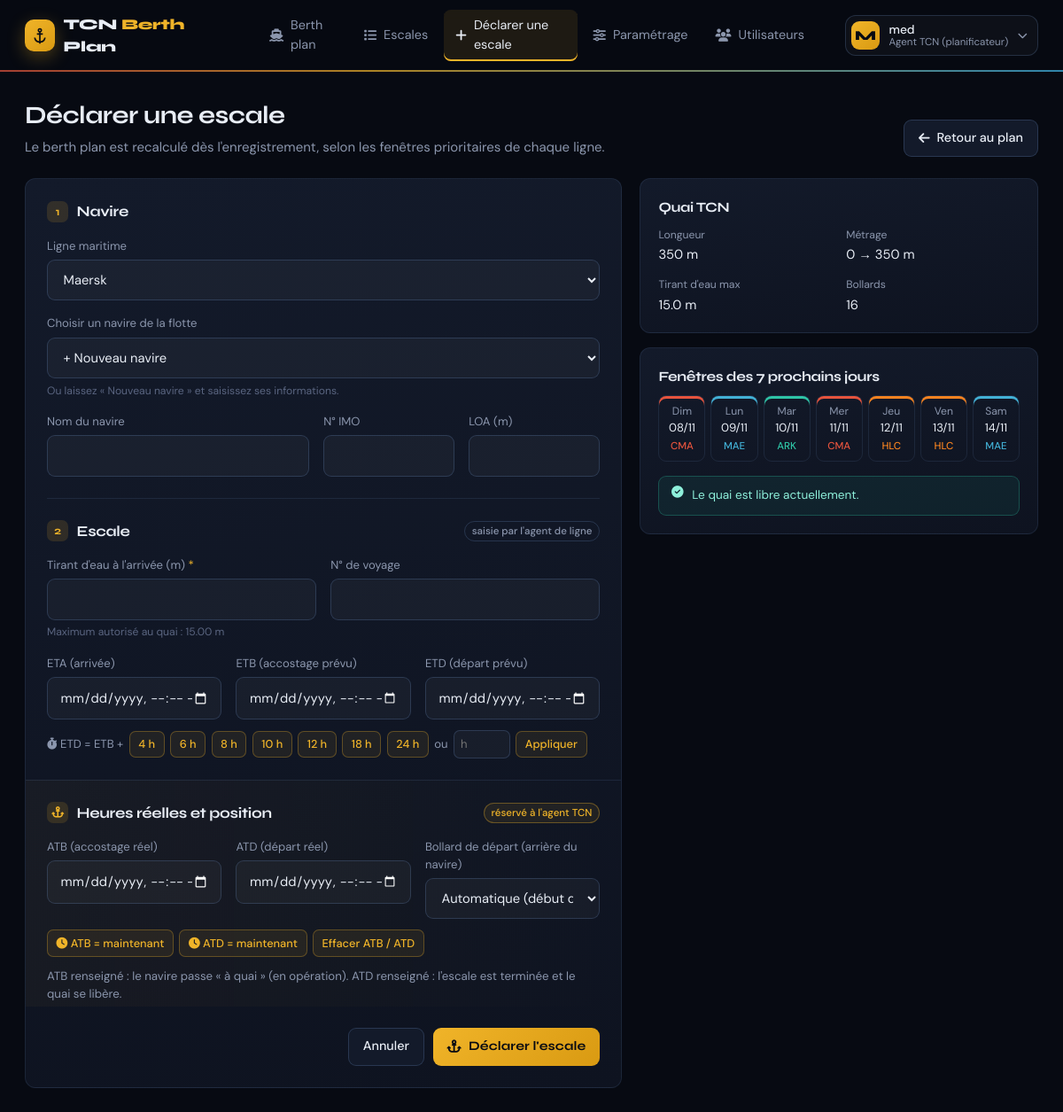
Page /escales/nouvelle/ (signed in) on the committed database.
### app/models.py (models this page shows, shortened)
class QuayConfig(models.Model):
    name = models.CharField("Nom du quai", max_length=60, default="Quai TCN")
    length_m = models.DecimalField(
        "Longueur du quai (m)", max_digits=7, decimal_places=2, default=Decimal("350"),
        validators=[MinValueValidator(Decimal("50"))],
    )
    start_m = models.DecimalField(
        "Métrage de départ (m)", max_digits=7, decimal_places=2, default=Decimal("0"),
        help_text="Métrage affiché au début du quai (ex. 0, ou 400 si le quai commence au PK 400).",
    )
    max_draft_m = models.DecimalField(
        "Tirant d'eau maximum (m)", max_digits=4, decimal_places=2, default=Decimal("12.00"),
    )
    bollard_spacing_m = models.DecimalField(
        "Espacement des bollards (m)", max_digits=5, decimal_places=2, default=Decimal("25"),
        help_text="Sert à générer automatiquement les bollards (action « Régénérer les bollards »).",
    )
    bollard_prefix = models.CharField("Préfixe des bollards", max_length=5, default="B")
    class Meta:
        verbose_name = "Configuration du quai"
        verbose_name_plural = "Configuration du quai"

class PriorityDay(models.Model):
    weekday = models.PositiveSmallIntegerField("Jour", choices=WEEKDAYS, unique=True)
    line = models.CharField("Ligne prioritaire", max_length=3, choices=ShippingLine.choices,
                            blank=True, default="", help_text="Vide : jour libre (premier arrivé, premier servi).")
    class Meta:
        ordering = ["weekday"]
        verbose_name = "Fenêtre prioritaire"
        verbose_name_plural = "Fenêtres prioritaires"

### app/views.py (the view)
# urls.py: path("escales/nouvelle/", views.call_create, name="call_create"),
@login_required
def call_create(request):
    if not user_role(request.user):
        messages.error(request, "Votre compte n'a pas de rôle (TCN ou ligne maritime). Contactez TCN.")
        return redirect("home")
    form = VesselCallForm(request.POST or None, user=request.user)
    if request.method == "POST" and form.is_valid():
        call = form.save()
        recompute_plan()
        call.refresh_from_db()
        _feedback(request, call)
        return redirect(f"{reverse('home')}?focus={call.pk}")
    return render(request, "call_form.html", _form_context(form, "Déclarer une escale"))

### app/models.py (called while the page is built)
def get_day_owners():
    from django.core.cache import cache
    owners = cache.get(DAY_OWNERS_CACHE_KEY)
    if owners is None:
        rows = {p.weekday: (p.line or None) for p in PriorityDay.objects.all()}
        if len(rows) < 7:          # première utilisation : valeurs par défaut
            for day, _ in WEEKDAYS:
                if day not in rows:
                    PriorityDay.objects.get_or_create(weekday=day, defaults={"line": DEFAULT_DAY_OWNER.get(day, "")})
                    rows[day] = DEFAULT_DAY_OWNER.get(day)
        owners = rows
        cache.set(DAY_OWNERS_CACHE_KEY, owners, 300)
    return owners

def line_days(owners=None):
    owners = owners or get_day_owners()
    return {code: [d for d, _ in WEEKDAYS if owners.get(d) == code] for code in ShippingLine.values}

def get_quay():
    quay = QuayConfig.objects.prefetch_related("bollards").first()
    if quay is None:
        quay = QuayConfig.objects.create(
            pk=1, length_m=Decimal(str(getattr(settings, "BERTH_QUAY_LENGTH", 350)))
        )
        quay.generate_bollards()
        quay = QuayConfig.objects.prefetch_related("bollards").get(pk=1)
    return quay

def user_role(user):
    if not user or not user.is_authenticated:
        return None
    profile = getattr(user, "agent_profile", None)
    if profile is not None:
        role = profile.role or profile.line
        if role:
            return role
    if user.is_superuser or user.is_staff:
        return Role.TCN
    return None

def is_tcn(user):
    return user_role(user) == Role.TCN

def user_line(user):
    role = user_role(user)
    return role if role in ShippingLine.values else None

    def __str__(self):
        return f"{self.name} ({self.position_m} m)"

    def __str__(self):
        return f"{self.name} (IMO {self.imo})"

### app/scheduler.py (called while the page is built)
def get_working_call():
    return (
        VesselCall.objects.filter(status=VesselCall.Status.WORKING)
        .select_related("vessel")
        .first()
    )

### app/views.py (called while the page is built)
def render(request, template, context=None):
    context = dict(context or {})
    role = user_role(request.user)
    context.setdefault("is_tcn", role == Role.TCN)
    context.setdefault("user_role", role)
    context.setdefault("user_role_label", Role(role).label if role else "")
    context.setdefault("role_color", LINE_COLORS.get(role, "#f0b429"))
    return django_render(request, template, context)

### app/templates/call_form.html (shortened to what this page needs)
{% load static %}
<!DOCTYPE html>
<html lang="fr">
<head>
    <link rel="stylesheet" href="https://cdnjs.cloudflare.com/ajax/libs/font-awesome/6.4.0/css/all.min.css">
</head>
<body>
    <header class="topbar">
        <a class="brand" href="{% url 'home' %}">
            <span class="brand-icon">
                <svg viewBox="0 0 24 24" aria-hidden="true"><path d="M12 2a3 3 0 0 0-3 3c0 1.3.84 2.4 2 2.82V9H8v2h3v8.9A6 6 0 0 1 6.1 15H4.05A8 8 0 0 0 11 21.9V23h2v-1.1A8 8 0 0 0 19.95 15H17.9A6 6 0 0 1 13 19.9V11h3V9h-3V7.82A3 3 0 0 0 15 5a3 3 0 0 0-3-3zm0 2a1 1 0 1 1 0 2 1 1 0 0 1 0-2z"/></svg>
            </span>
            <span class="brand-name">TCN <span>Berth</span> Plan</span>
        </a>
        {% if user.is_authenticated %}
        <nav class="nav">
            {% url 'home' as home_url %}{% url 'call_create' as create_url %}{% url 'calls_list' as calls_url %}{% url 'quay_settings' as settings_url %}
            <a href="{{ home_url }}" class="{% if request.path == home_url %}active{% endif %}"><i class="fas fa-ship"></i><span>Berth plan</span></a>
            <a href="{{ calls_url }}" class="{% if request.path == calls_url %}active{% endif %}"><i class="fas fa-list"></i><span>Escales</span></a>
            <a href="{{ create_url }}" class="{% if request.path == create_url %}active{% endif %}"><i class="fas fa-plus"></i><span>Déclarer une escale</span></a>
            {% if is_tcn %}{% url 'users_list' as users_url %}
            <a href="{{ settings_url }}" class="{% if request.path == settings_url %}active{% endif %}"><i class="fas fa-sliders"></i><span>Paramétrage</span></a>
            <a href="{{ users_url }}" class="{% if users_url in request.path %}active{% endif %}"><i class="fas fa-users"></i><span>Utilisateurs</span></a>{% endif %}
        </nav>
        <div class="user-menu" id="userMenu">
            <button type="button" class="user-menu-btn" id="userMenuBtn" onclick="toggleUserMenu(event)"
                    aria-haspopup="true" aria-expanded="false" aria-controls="userDropdown">
                <div class="user-avatar">{{ user.username|first|upper }}</div>
                <div class="user-meta">
                    <div class="user-name">{{ user.get_full_name|default:user.username }}</div>
                    <div class="user-role">{{ user_role_label|default:"Aucun rôle" }}</div>
                </div>
                <i class="fas fa-chevron-down user-chevron"></i>
            </button>
        </div>
        {% endif %}
    </header>
    <main class="page">
        <div class="page-head">
    <div>
        <h1>{{ title }}</h1>
        <p>Le berth plan est recalculé dès l'enregistrement, selon les fenêtres prioritaires de chaque ligne.</p>
    </div>
    <a href="{% url 'home' %}" class="btn"><i class="fas fa-arrow-left"></i> Retour au plan</a>
</div>
<div class="form-layout">
    <form method="post" class="panel form-card" id="callForm" novalidate data-line="{{ my_line|default:'' }}" data-call="{{ call.pk|default:'' }}">
        <div class="form-section">
            <h2><span class="step">1</span> Navire</h2>
            {% if form.line %}
            <div class="field {% if form.line.errors %}has-error{% endif %}" style="margin-bottom:1rem">
                <label for="{{ form.line.id_for_label }}">{{ form.line.label }}</label>
                {{ form.line }}
            </div>
            {% endif %}
            <div class="field" style="margin-bottom:1rem">
                <label for="{{ form.vessel.id_for_label }}">Choisir un navire de la flotte</label>
                {{ form.vessel }}
                <div class="help">Ou laissez « Nouveau navire » et saisissez ses informations.</div>
            </div>
            <div class="grid-3">
                {% for field in form %}{% if field.name in "name imo loa" %}
                <div class="field {% if field.errors %}has-error{% endif %}">
                    <label for="{{ field.id_for_label }}">{{ field.label }}</label>
                    {{ field }}
                </div>
                {% endif %}{% endfor %}
            </div>
        </div>
        <div class="form-section">
            <h2><span class="step">2</span> Escale <span class="role-hint">saisie par l'agent de ligne</span></h2>
            <div class="grid-2">
                {% for field in form %}{% if field.name == "voyage" or field.name == "draft" %}
                <div class="field {% if field.errors %}has-error{% endif %}">
                    <label for="{{ field.id_for_label }}">{{ field.label }}{% if field.name == "draft" %} <span style="color:var(--accent)">*</span>{% endif %}</label>
                    {{ field }}
                    {% if field.help_text %}<div class="help">{{ field.help_text }}</div>{% endif %}
                </div>
                {% endif %}{% endfor %}
            </div>
            <div class="grid-3eq" style="margin-top:1rem">
                {% for field in form %}{% if field.name == "eta" or field.name == "etb" or field.name == "etd" %}
                <div class="field {% if field.errors %}has-error{% endif %}">
                    <label for="{{ field.id_for_label }}">{{ field.label }}</label>
                    {{ field }}
                </div>
                {% endif %}{% endfor %}
            </div>
            <div class="quick-etd" id="quickEtd">
                <span><i class="fas fa-stopwatch"></i> ETD = ETB +</span>
                <button type="button" data-h="4">4 h</button>
                <button type="button" data-h="6">6 h</button>
                <button type="button" data-h="8">8 h</button>
                <button type="button" data-h="10">10 h</button>
                <button type="button" data-h="12">12 h</button>
                <button type="button" data-h="18">18 h</button>
                <button type="button" data-h="24">24 h</button>
                <span>ou</span>
                <input type="number" id="customHours" min="2" max="120" step="1" placeholder="h" aria-label="Nombre d'heures">
                <button type="button" id="applyHours">Appliquer</button>
            </div>
        </div>
        {% if is_tcn %}
        <div class="form-section tcn-section">
            <h2><span class="step"><i class="fas fa-anchor"></i></span> Heures réelles et position <span class="role-hint tcn">réservé à l'agent TCN</span></h2>
            <div class="grid-3eq">
                {% for field in form %}{% if field.name == "atb" or field.name == "atd" or field.name == "bollard" %}
                <div class="field {% if field.errors %}has-error{% endif %}">
                    <label for="{{ field.id_for_label }}">{{ field.label }}</label>
                    {{ field }}
                </div>
                {% endif %}{% endfor %}
            </div>
            <div class="quick-etd">
                <button type="button" data-now="atb"><i class="fas fa-clock"></i> ATB = maintenant</button>
                <button type="button" data-now="atd"><i class="fas fa-clock"></i> ATD = maintenant</button>
                <button type="button" data-clear="atb atd">Effacer ATB / ATD</button>
            </div>
            <p class="help-txt" style="margin:.75rem 0 0">ATB renseigné : le navire passe « à quai » (en opération). ATD renseigné : l'escale est terminée et le quai se libère.</p>
        </div>
        {% endif %}
        <div class="form-actions">
            <a href="{% url 'home' %}" class="btn">Annuler</a>
            <button type="submit" class="btn btn-primary" id="submitBtn">
                <i class="fas fa-anchor"></i> {% if call %}Enregistrer les modifications{% else %}Déclarer l'escale{% endif %}
            </button>
        </div>
    </form>
    <aside>
        <div class="panel side-card">
            <h3>{{ quay.name }}</h3>
            <dl class="facts" style="margin:0">
                <div><dt>Longueur</dt><dd>{{ quay.length_m|floatformat:0 }} m</dd></div>
                <div><dt>Métrage</dt><dd>{{ quay.start_m|floatformat:0 }} → {{ quay_json.length|add:quay_json.start_m|floatformat:0 }} m</dd></div>
                <div><dt>Tirant d'eau max</dt><dd>{{ quay.max_draft_m|floatformat:1 }} m</dd></div>
                <div><dt>Bollards</dt><dd>{{ quay_json.bollards|length }}</dd></div>
            </dl>
        </div>
        <div class="panel side-card">
            <h3>Fenêtres des 7 prochains jours</h3>
            <div class="week-strip">
                {% for d in week %}
                <div class="wk" data-date="{{ d.date }}" style="--line:{{ d.color }}">
                    <div class="d">{{ d.short }}</div>
                    <div class="n">{{ d.num }}</div>
                    <div class="o">{{ d.owner }}</div>
                </div>
                {% endfor %}
            </div>
            {% if working %}
            <div class="note note-warn" style="margin:0"><i class="fas fa-anchor"></i>
                <div><strong>{{ working.vessel.name }}</strong> est en opération au quai. Aucune escale ne peut être déclarée pendant ses opérations.</div>
            </div>
            {% else %}
            <div class="note note-ok" style="margin:0"><i class="fas fa-circle-check"></i><div>Le quai est libre actuellement.</div></div>
            {% endif %}
        </div>
    </aside>
</div>
    </main>
</body>
</html>

### rows in the picture
QuayConfig: name "Quai TCN", length_m "350", start_m "0", max_draft_m "15.0"
PriorityDay: owner "CMA"
PriorityDay: owner "MAE"
PriorityDay: owner "ARK"
PriorityDay: owner "CMA"
PriorityDay: owner "HLC"
PriorityDay: owner "HLC"
PriorityDay: owner "MAE"

### other values in the picture
{{ user.username|first|upper }} "M"
{{ user.get_full_name|default:user.username }} "med"
{{ user_role_label|default:"Aucun rôle" }} "Agent TCN (planificateur)"
{{ title }} "Déclarer une escale"
{{ field.label }} "Nom du navire" "N° IMO" "LOA (m)"
{{ field.label }} "Tirant d'eau à l'arrivée (m)" "N° de voyage"
{{ field.help_text }} "Maximum autorisé au quai : 15.00 m"
{{ field.label }} "ETA (arrivée)" "ETB (accostage prévu)" "ETD (départ prévu)"
{{ field.label }} "ATB (accostage réel)" "ATD (départ réel)" "Bollard de départ (arrière du navire)"
{{ quay_json.length|add:quay_json.start_m|floatformat:0 }} "350"
{{ quay_json.bollards|length }} "16"
{{ d.short }} "Dim" "Lun" "Mar" "Mer" "Jeu" "Ven" "Sam"
{{ d.num }} "08/11" "09/11" "10/11" "11/11" "12/11" "13/11" "14/11"
